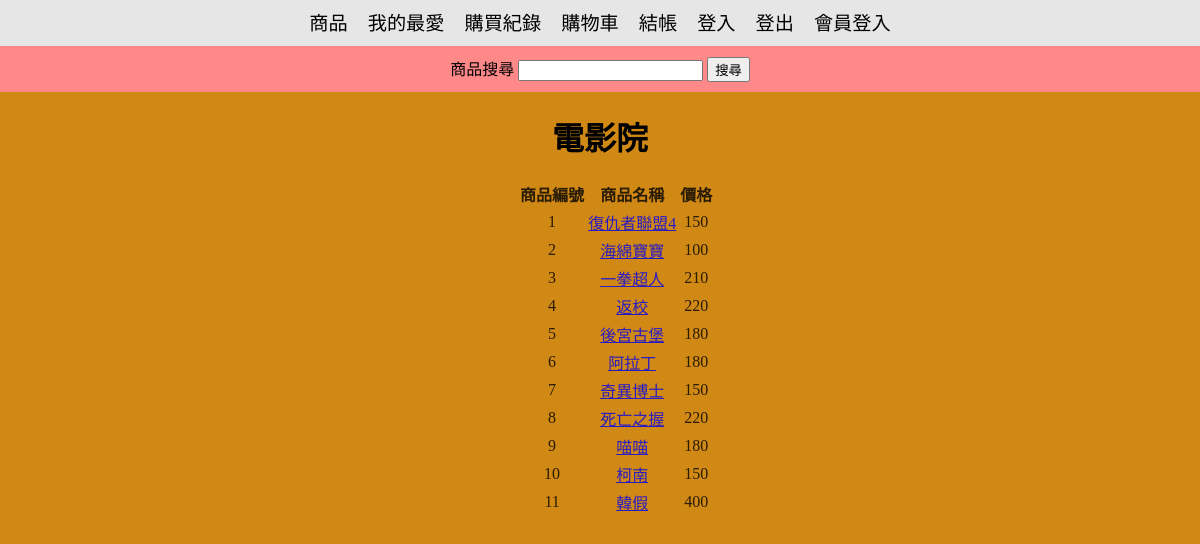
The page /product/product.php on the database its author committed.
### tables this page shows
CREATE TABLE `product` (
  `id` int(11) NOT NULL,
  `name` varchar(200) NOT NULL,
  `price` int(11) NOT NULL
);

### product/product.php (the view, shortened to what this page needs)
<!DOCTYPE html>
<html>
<head>
<link rel="stylesheet" href="style.css">
</head>
<body>
<?php require 'menu.php'; ?>
<form action="product.php" method="post">
<div class="search">商品搜尋
<input type="text" name="keyword">
<input type="submit" value="搜尋">
</div>
</form>
<h1>電影院</h1>
<?php
echo '<table>';
echo '<th>商品編號</th><th>商品名稱</th><th>價格</th>';
$pdo=new PDO('mysql:host=sql307.byethost.com;dbname=b4_25019321_shop;charset=utf8', 'b4_25019321', 'Q0931737836');
if (isset($_REQUEST['keyword'])) {
	$sql=$pdo->prepare('select * from product where name like ?');
	$sql->execute(['%'.$_REQUEST['keyword'].'%']);
} else {
	$sql=$pdo->prepare('select * from product');
	$sql->execute([]);
}
foreach ($sql->fetchAll() as $row) {
	$id=$row['id'];
	echo '<tr>';
	echo '<td>', $id, '</td>';
	echo '<td>';
	echo '<a href="detail.php?id=', $id, '">', $row['name'], '</a>';
	echo '</td>';
	echo '<td>', $row['price'], '</td>';
	echo '</tr>';
}
echo '</table>';
?>
</body>
</html>

### product/menu.php (shortened to what this page needs)
<!DOCTYPE html>
<html>
<head>
<link rel="stylesheet" href="style.css">
</head>
<body>
<nav>
    <ul class="flex-nav">
        <li><a href="product.php">商品</a></li>
        <li><a href="favorite-show.php">我的最愛</a></li>
        <li><a href="history.php">購買紀錄</a></li>
        <li><a href="cart-show.php">購物車</a></li>
        <li><a href="purchase-input.php">結帳</a></li>
        <li><a href="login-input.php">登入</a></li>
	<li><a href="logout-input.php">登出</a></li>
	<li><a href="customer-input.php">會員登入</a></li>
    </ul>
</nav>
</body>
</html>

### product/style.css (style rules this page uses)
* { text-align:center; }
table { margin-top:5%; margin-left: 43%; background-color:#d18915; opacity: 0.8; }
body { background-image: url( 'https://i.postimg.cc/4yJRxtp5/movie.png' ); background-size:100%; }

### product/product.php (style rules this page uses)
.search { //margin-top:10px; background-color:#FF8888; border-top: #FF8888 solid 10px; border-bottom: #FF8888 solid 10px; margin-bottom:5px; margin-left:-10px; margin-right:-10px; }
h1 { margin-bottom:-40px; }

### product/menu.php (style rules this page uses)
body { background-color:#d18915; }
nav a { color: inherit; text-decoration: none; }
nav > ul { list-style: none; }
nav > ul { background-color: rgb(230, 230, 230); list-style: none; margin: 0; padding: 0; }
nav a { color: inherit; display: block; font-size: 1.2rem; padding: 10px; text-decoration: none; }
.flex-nav { display: flex; justify-content: center; margin-top:-10px; margin-left:-10px; margin-right:-10px; }

### rows shown on the page
product: id "1", name "復仇者聯盟4", price "150"
product: id "2", name "海綿寶寶", price "100"
product: id "3", name "一拳超人", price "210"
product: id "4", name "返校", price "220"
product: id "5", name "後宮古堡", price "180"
product: id "6", name "阿拉丁", price "180"
product: id "7", name "奇異博士", price "150"
product: id "8", name "死亡之握", price "220"
product: id "9", name "喵喵", price "180"
product: id "10", name "柯南", price "150"
product: id "11", name "韓假", price "400"
